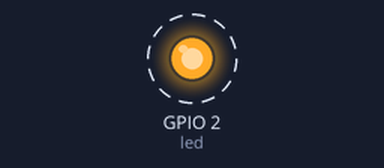
Simulated run of this program. Board: ESP32 board running MicroPython. Shown: output pins drawn as LEDs (lit = HIGH). Dashed ring = blinking.

Above: at 0.2 s.
Timing chart, 0 to 3.0 s (numbered marks = the images above):
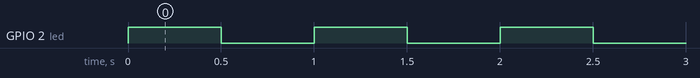

Measured:
- by itself, GPIO 2 (led): alternates HIGH for 0.50 s and LOW for 0.50 s

The program:

main.py
```python
# Extern Datei wird geladen
from machine import Pin
import time

led = Pin(2, Pin.OUT)

while True:
    led.value(not led.value())
    time.sleep(0.5)
```
